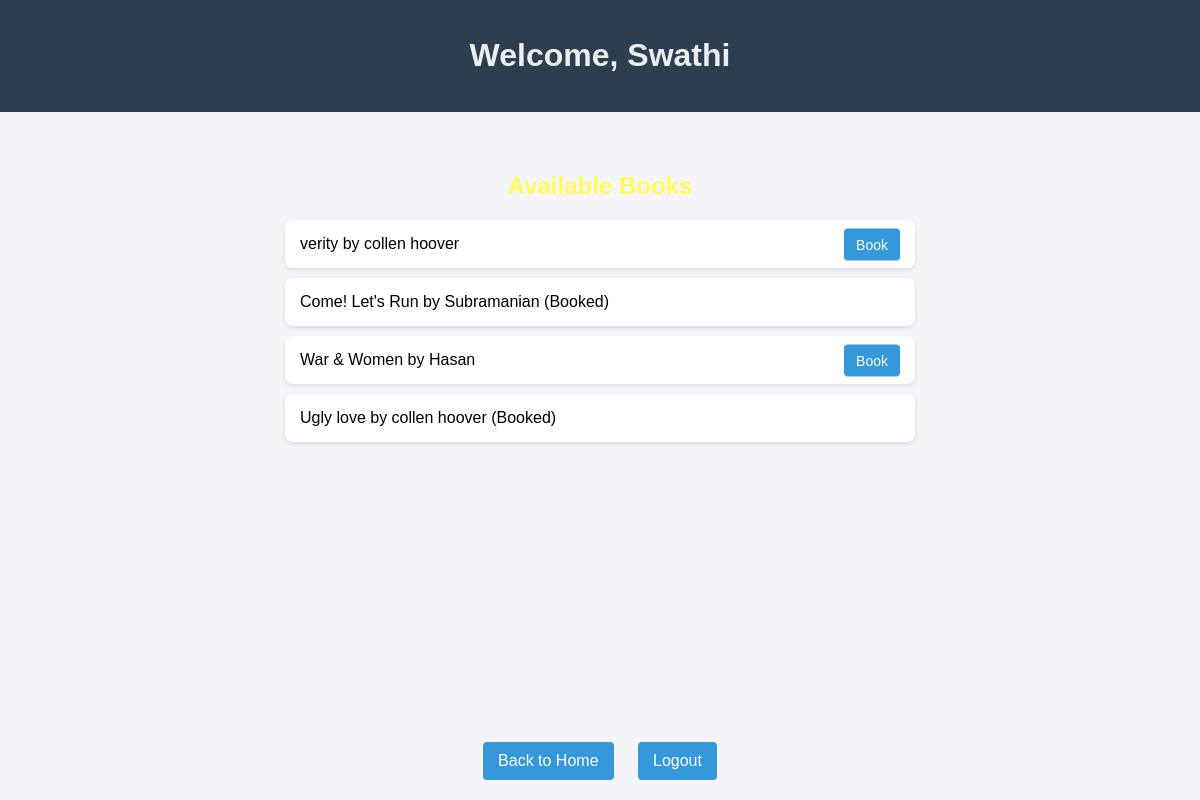
The page /dashboard (signed in) on the database its author committed.
### tables this page shows
CREATE TABLE books (
                id INTEGER PRIMARY KEY AUTOINCREMENT,
                title TEXT NOT NULL,
                author TEXT NOT NULL,
                is_booked INTEGER DEFAULT 0,
                booked_by INTEGER DEFAULT NULL,
                FOREIGN KEY (booked_by) REFERENCES members (id)
            );

### app.py (the view)
@app.route('/dashboard', methods=['GET', 'POST'])
def dashboard():
    if 'username' not in session:
        return redirect(url_for('login'))
    with connect_db() as db:
        books = db.execute('SELECT * FROM books').fetchall()
    return render_template('dashboard.html', books=books, member_username=session['username'])

### app.py (called while the page is built)
def connect_db():
    conn = sqlite3.connect(DATABASE)
    conn.row_factory = sqlite3.Row
    return conn

### templates/dashboard.html (shortened to what this page needs)
<!DOCTYPE html>
<html lang="en">
<head>
    <link rel="stylesheet" type="text/css" href="{{ url_for('static', filename='styles.css') }}">
</head>
<body>
    <header>
        <h1 class="name">Welcome, {{ member_username }}</h1>
    </header>
    <main>
        <h2 style="color:#fffc58;">Available Books</h2>
        <ul>
            {% for book in books %}
                <li>
                    {{ book['title'] }} by {{ book['author'] }}
                    {% if book['is_booked'] == 0 %}
                        <a href="/book/{{ book['id'] }}">Book</a>
                    {% else %}
                        (Booked)
                    {% endif %}
                </li>
            {% endfor %}
        </ul>
    </main>
    <div class="nav-links">
        <a href="/">Back to Home</a>
        <a href="/logout">Logout</a>
    </div>
</body>
</html>

### static/styles.css (style rules this page uses)
html, body { font-family: Arial, sans-serif; background-color: #f4f4f9; background-image:url("lms.jpeg"); Filter : grayscale (100%); background-size: cover; background-repeat: no-repeat; background-position: cover; height: 100%; margin: 0; display: flex; flex-direction: column; }
main { flex: 1; padding: 20px; }
h1, h2 { color: #2c3e50; text-align: center; }
.name { color: #eceff1; }
a { color: #3498db; text-decoration: none; }
header { background-color: #2c3e50; color: #fff; padding: 1em 0; text-align: center; margin-bottom: 20px; }
ul { list-style-type: none; padding: 0; }
li { background: #fff; margin: 10px auto; padding: 15px; border-radius: 8px; box-shadow: 0 2px 5px rgba(0, 0, 0, 0.1); max-width: 600px; }
li a { float: right; padding: 8px 12px; background: #3498db; color: #fff; border-radius: 4px; font-size: 14px; transform: translateY(-20%) }
.nav-links { text-align: center; margin: 20px 0; }
.nav-links a { display: inline-block; margin: 0 10px; padding: 10px 15px; background-color: #3498db; color: white; text-decoration: none; border-radius: 4px; font-size: 16px; }

### rows shown on the page
books: title "verity", author "collen hoover"
books: title "Come! Let's Run", author "Subramanian", is_booked "(Booked)"
books: title "War & Women", author "Hasan"
books: title "Ugly love", author "collen hoover", is_booked "(Booked)"

### other values the page prints
{{ member_username }} "Swathi"
